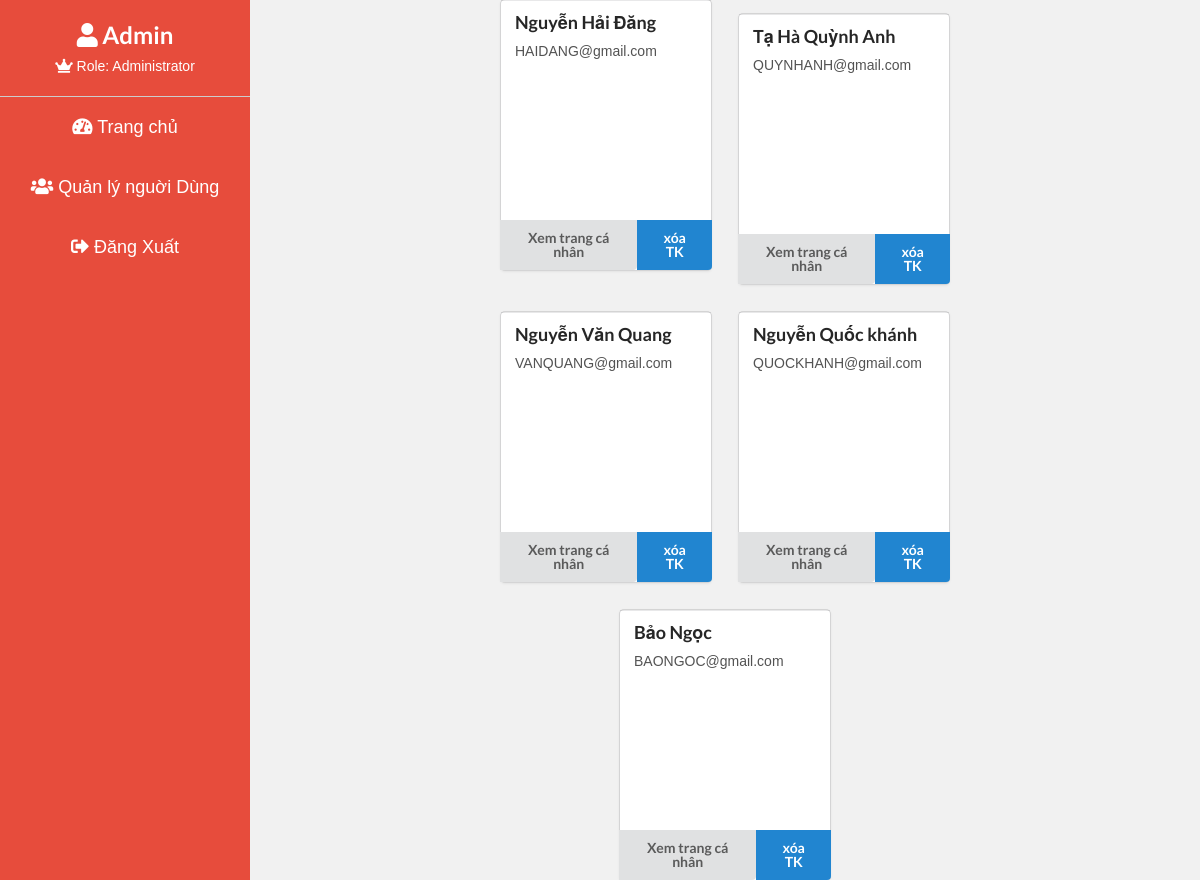
The app's page /ADMIN/manageusers.php with its own data.
### tables this page shows
CREATE TABLE nguoidung(
  ma_nguoidung bigint(19) NOT NULL AUTO_INCREMENT PRIMARY KEY,
  ten_nguoidung varchar(150), 
  matkhau varchar(150), 
  email varchar(150), 
  gioitinh varchar(15),
  ngaysinh date, 
  avatar varchar(600) DEFAULT 'nguoidung.jpeg',
  anhbia varchar(600) DEFAULT 'anhbia.jpg',
  tieusu varchar(250),
  hoc_tai varchar(250),
  lam_tai varchar(250),
  song_tai varchar(250)
  
);

### ADMIN/manageusers.php (the view, shortened to what this page needs)
<!DOCTYPE html>
<html lang="en">
<head>
    <link rel="stylesheet" href="https://cdnjs.cloudflare.com/ajax/libs/font-awesome/5.15.4/css/all.min.css">
    <link rel="stylesheet" href="https://cdn.jsdelivr.net/npm/semantic-ui/dist/semantic.min.css">
</head>
<body>
    <div class="sidebar">
        <div class="admin-info">
            <h2><i class="fas fa-user"></i> Admin </h2>
            <p><i class="fas fa-crown"></i> Role: Administrator</p>
        </div>
        <a href="index.php"><i class="fas fa-tachometer-alt"></i> Trang chủ </a>
        <a href="#" class="active"><i class="fas fa-users"></i> Quản lý nguời Dùng </a>
        <a href="layoutadmin.php"><i class="fas fa-sign-out-alt"></i> Đăng Xuất </a>
    </div>
    <?php
        $conn = mysqli_connect("localhost", "root", "", "vnisocial");
        $sql = "SELECT ten_nguoidung, email FROM nguoidung";
        $result = $conn->query($sql);
        if ($result->num_rows > 0) {
        echo '<div class="container">';
        while($row = $result->fetch_assoc()) {
            echo '
            <div class="ui card">
                <div class="image">
                    <img src="">
                </div>
                <div class="content">
                    <div class="header">' . $row["ten_nguoidung"] . '</div>
                    <div class="description">' . $row["email"] . '</div>
                </div>
                <div class="ui two bottom attached buttons">
                    <a href="../TRANG_CANHAN/xemuser.php">
                    <div class="ui button">
                        Xem trang cá nhân
                    </div>
                </a>
                    <form method="POST" action="#">
                    <input type="hidden" name="ten_nguoidung" value="' . $row["ten_nguoidung"] . '">
                    <button type="submit" class="ui primary button">
                        xóa TK
                    </button>
                    </form>
                </div>
            </div>';
        }
        echo '</div>';
        } else {
        echo "Không có kết quả";
        }
?>
</body>
</html>

### ADMIN/manageusers.php (style rules this page uses)
body { font-family: Arial, sans-serif; margin: 0; padding: 0; background-color: #f1f1f1; display: flex; padding-left: 250px; }
.sidebar { background-color: #e74c3c; color: #fff; width: 250px; height: 100%; position: fixed; top: 0; left: 0; overflow-x: hidden; padding-top: 20px; }
.sidebar a { padding: 10px 0; text-decoration: none; font-size: 18px; color: #fff; display: block; transition: all 0.3s ease; text-align: center; line-height: 40px; }
.admin-info { padding-bottom: 20px; border-bottom: 1px solid #ccc; text-align: center; }
.admin-info h2 { margin-bottom: 5px; }
.admin-info p { margin-top: 5px; font-size: 14px; }
.container { display: flex; justify-content: center; flex-direction: row; flex-wrap: wrap; width: calc(100% - 250px); margin: auto; }
.ui.card { flex: 0 0 30%; margin: 1em; height: 270px; }

### records on screen
nguoidung: ten_nguoidung "Nguyễn Hải Đăng", email "HAIDANG@gmail.com"
nguoidung: ten_nguoidung "Tạ Hà Quỳnh Anh", email "QUYNHANH@gmail.com"
nguoidung: ten_nguoidung "Nguyễn Văn Quang", email "VANQUANG@gmail.com"
nguoidung: ten_nguoidung "Nguyễn Quốc khánh", email "QUOCKHANH@gmail.com"
nguoidung: ten_nguoidung "Bảo Ngọc", email "BAONGOC@gmail.com"
